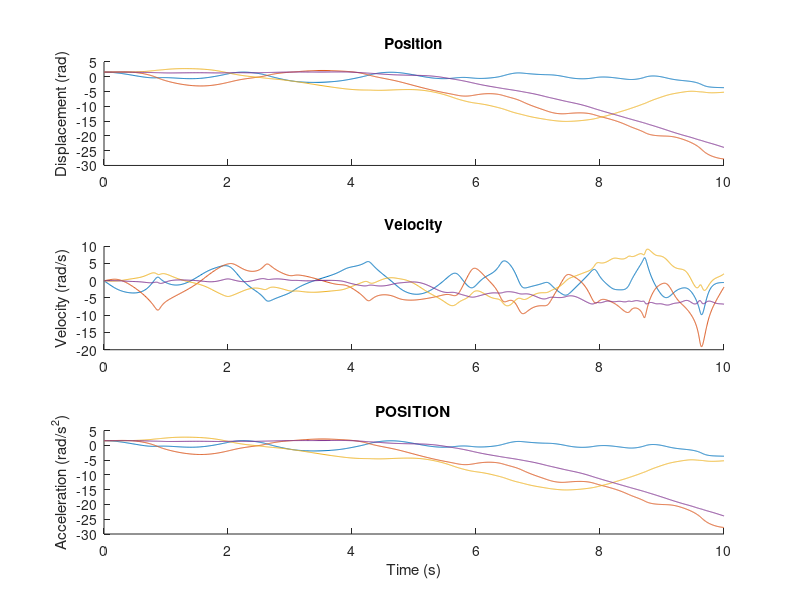

Write MATLAB code to recreate this figure.
function result = n_case()

p_length = [1, 1, 1, 1];
p_mass = [10, 10, 10, 10];
t_init = [pi/2, pi/2, pi/2, pi/2];
tv_init = [0, 0, 0, 0];
g = 9.81;
[m, n_size] = size(p_length);

j = 1;
initial_vals = zeros(n_size*2, 1);

while j <= n_size
    initial_vals((j*2)-1) = t_init(j);
    initial_vals((j*2)) = tv_init(j);
    j = j + 1;
end
%t_interval = 0:.25: 10;
t_interval = [0 10];

options = odeset('RelTol', 1e-7);
[T_out, Z_out] = ode45(@motion, t_interval, initial_vals, options);

%Tangential Position/Velocity/Acceleration
figure
%Position
subplot(3,1,1)
hold all
z = 1;
while z <= n_size
   plot(T_out, Z_out(:,z*2-1))
   z = z+1;
end
title('Position')
ylabel('Displacement (rad)')
%Velocity
subplot(3,1,2)
hold all
z = 1;
while z <= n_size
   plot(T_out, Z_out(:,z*2))
   z = z+1;
end
title('Velocity')
ylabel('Velocity (rad/s)')
%Acceleration
subplot(3,1,3)
hold all
z = 1;
while z <= n_size
   plot(T_out, Z_out(:,z*2-1))
   z = z+1;
end
title('POSITION')
xlabel('Time (s)')
ylabel('Acceleration (rad/s^2)')

    function vals = calc_LHS(Z)
        A = zeros(n_size*3);
        r = zeros(n_size*3, 1);
        i = 1;
        while i <= n_size
            Mi = p_mass(i);
            Li = p_length(i);
            ti = Z(2*i - 1);
            tid = Z(2*i);
            o = 1;
            while o <= i
                A(3*i-2, o) = -Mi*p_length(o)*cos(Z(2*o-1));
                A(3*i-1, o) = Mi*p_length(o)*sin(Z(2*o-1));
                o = o + 1;
            end
            A(3*i-2, i) = A(3*i-2, i) + (Mi*Li/2)*cos(ti);
            A(3*i-1, i) = A(3*i-1, i) - (Mi*Li/2)*sin(ti);
                        
            A(3*i-2, n_size+(2*i-1)) = -1;
            A(3*i-1, n_size+(2*i)) = -1;

            if (n_size+(2*i+2)) <= (n_size*3)
                A(3*i-2, n_size+(2*i+1)) = 1;
                A(3*i-1, n_size+(2*i+2)) = 1;
            end
            
            A(3*i, i) = -Mi*Li^2/12;
            A(3*i, n_size+(2*i)-1) = (Li/2)*cos(ti);
            A(3*i, n_size+(2*i)) = -(Li/2)*sin(ti);
            if i < n_size
                A(3*i, n_size+2*i+1) = (Li/2)*cos(ti);
                A(3*i, n_size+(2*i)+2) = -(Li/2)*sin(ti);
            end
            o = 1;
            c = 1;
            while o < n_size*3
                tempx = 0;
                tempy = 0;
                while c <= i
                    tempx = tempx - Mi*p_length(c)*Z(2*c)^2*sin(Z(2*c-1));
                    tempy = tempy - Mi*p_length(c)*Z(2*c)^2*cos(Z(2*c-1));
                    c = c+1;
                end
                r(o, 1) = tempx + (Mi*Li/2)*tid^2*sin(ti);
                r(o+1,1) = tempy + (Mi*Li/2)*tid^2*cos(ti) - Mi*g;
                r(o+2,1) = 0;
                o = o + 3;
            end
            i = i+1;
        end
        vals = A\r;
        
    end

    function motion_vals = motion(T, Z)
        motion_vals = zeros(n_size*2, 1);
        res = calc_LHS(Z);
        q = 1; %cur pendulum num
        while q <= n_size
            motion_vals(2*q-1, 1) = Z(2*q);
            motion_vals(2*q, 1) = res(q);
            q = q + 1;
        end
    end
end